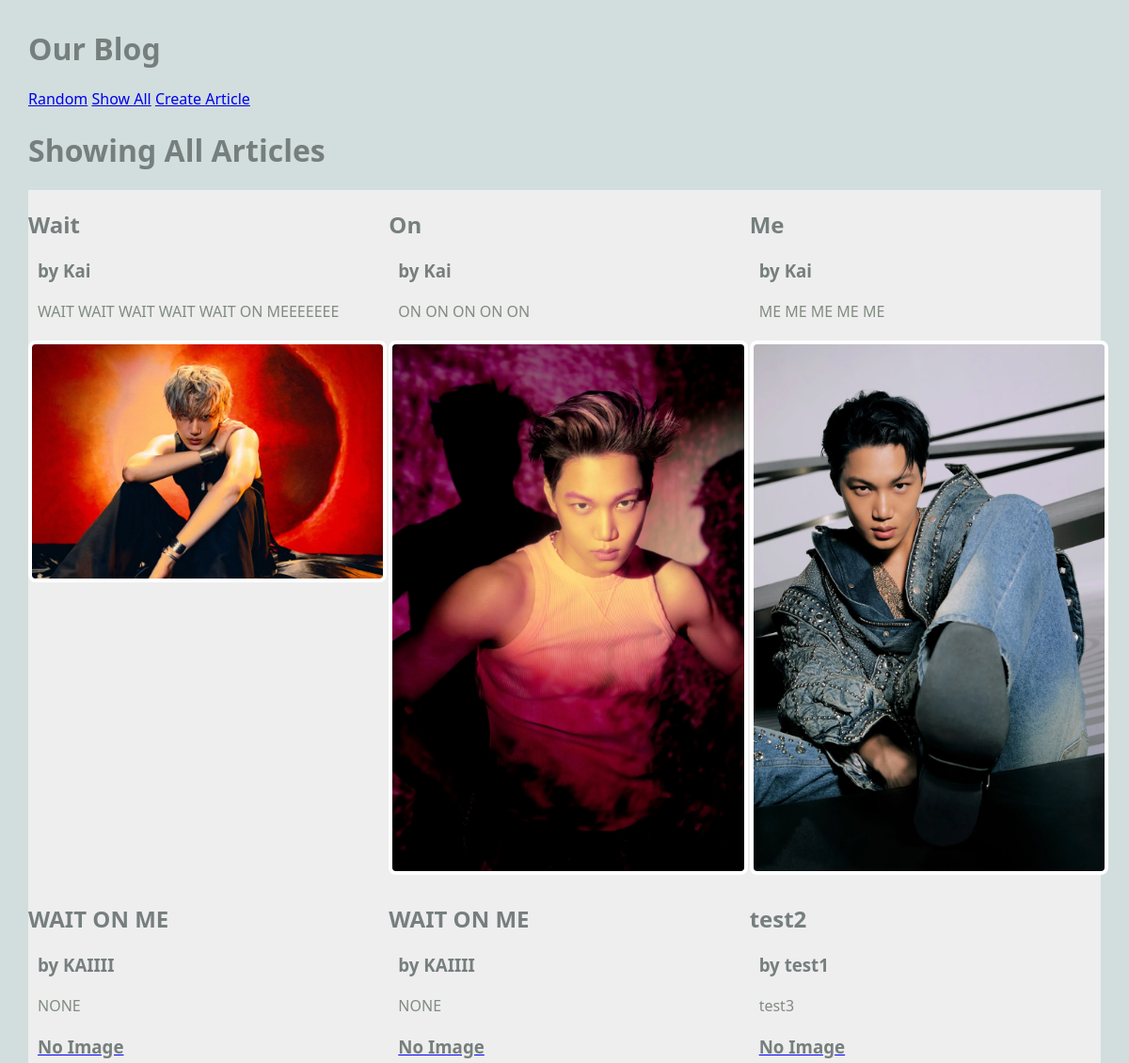
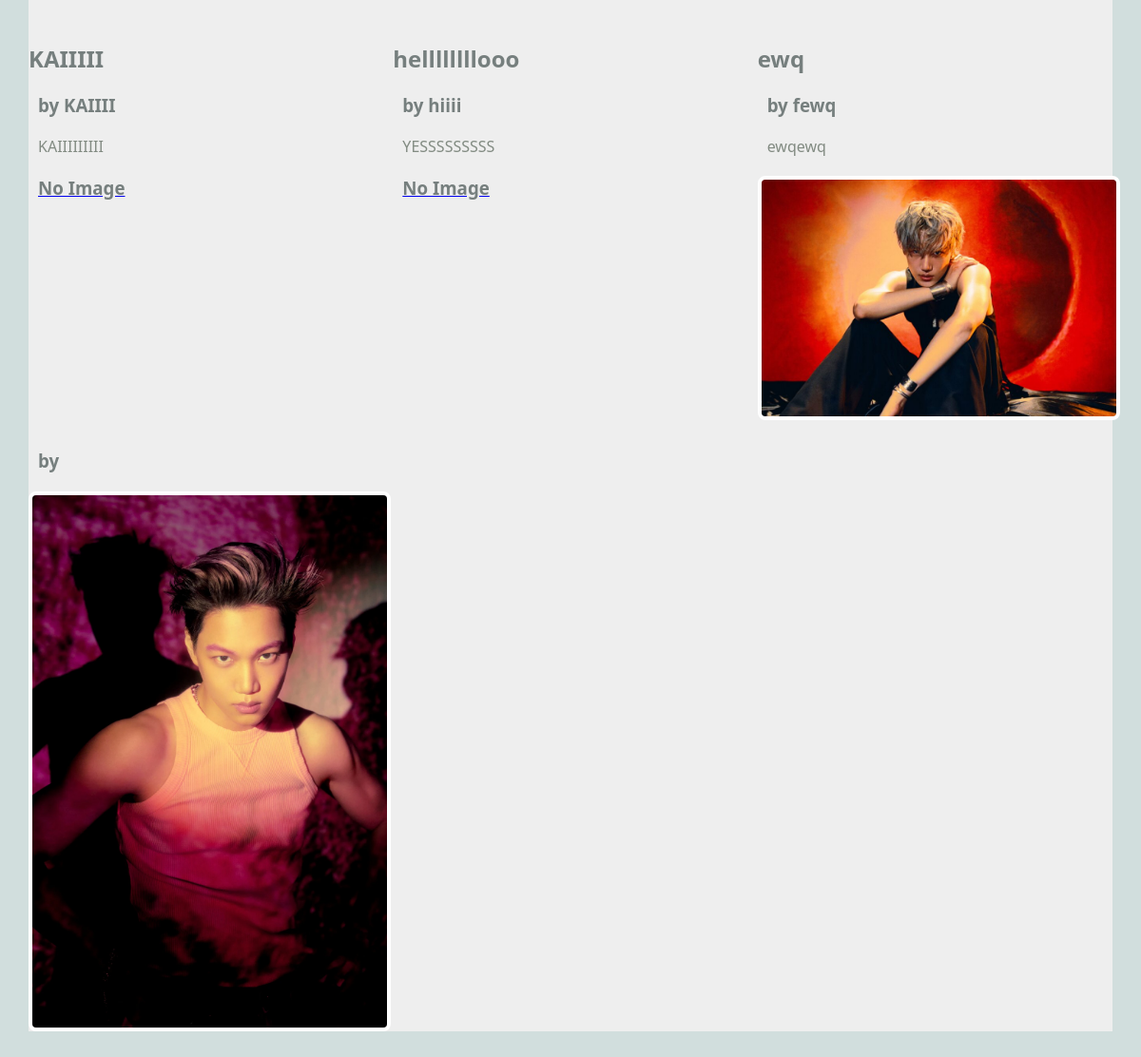
/blog/show_all, run on the app's committed database (2 pictures, top to bottom).
### blog/models.py (models this page shows, shortened)
class Article(models.Model):
    title = models.TextField(blank=True)
    author = models.TextField(blank=True)
    text = models.TextField(blank=True)
    published = models.DateTimeField(auto_now=True)
    image_file = models.ImageField(blank=True) # Actual Image
    def __str__(self):
        return f'{self.title} by {self.author}'

### blog/views.py (the view)
# urls.py: path('show_all', ShowAllView.as_view(), name="show_all"),
class ShowAllView(ListView):
    model = Article
    template_name = "blog/show_all.html"
    context_object_name = "articles"

### blog/templates/blog/show_all.html
{% extends 'blog/base.html' %}
{% block content %}
<h1>Showing All Articles</h1>
<main class="grid-container">
     {% for article in articles %}
     <article>
        <div>
            <h2>
                {{article.title}}
            </h2>
            <h3>
                by {{article.author}}
            </h3>
            <p>
                {{article.text}}
            </p>
        </div>
        <a href="{% url 'article' article.pk %}">
        {% if article.image_file %}
        <img src="{{article.image_file.url}}" alt="Kai">
        {% else %}
        <h3>No Image</h3>
        {% endif %}
        </a>
    </article>
     {% endfor %}
</main>
{% endblock %}

### static/styles-blog.css (style rules this page uses)
body { margin: 30px; background: #d1dedd; font-family:'Segoe UI', Tahoma, Geneva, Verdana, sans-serif; }
h1, h2, h3 { color: #767f7e; }
p { color: #828b82; }
.grid-container { background: #eee; max-width: 900px; display: grid; grid-template-columns: repeat(3, 1fr); grid-gap: 10px; max-width: 1200px; margin: 20px auto; }
article img, article.featured img { width: 100%; border: 4px solid #fff; border-radius: 8px; }
article p, article h3 { margin: 20px 10px; }

### data on the page
Article: title "Wait", author "Kai", text "WAIT WAIT WAIT WAIT WAIT ON MEEEEEEE", image_file (picture)
Article: title "On", author "Kai", text "ON ON ON ON ON", image_file (picture)
Article: title "Me", author "Kai", text "ME ME ME ME ME", image_file (picture)
Article: title "WAIT ON ME", author "KAIIII", text "NONE", image_file "No Image"
Article: title "WAIT ON ME", author "KAIIII", text "NONE", image_file "No Image"
Article: title "test2", author "test1", text "test3", image_file "No Image"
Article: title "KAIIIII", author "KAIIII", text "KAIIIIIIIII", image_file "No Image"
Article: title "hellllllllooo", author "hiiii", text "YESSSSSSSSS", image_file "No Image"
Article: title "ewq", author "fewq", text "ewqewq", image_file (picture)
Article: image_file (picture)
